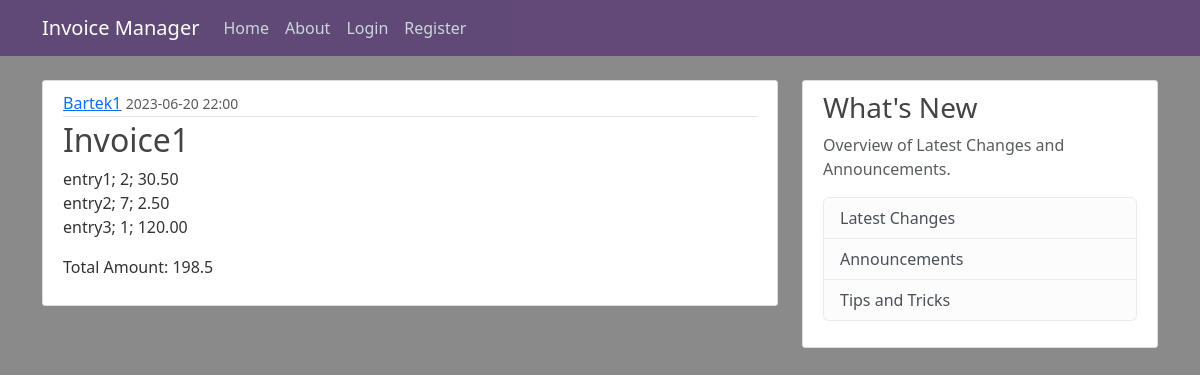
The app's page /invoice/1 with its own data.
### application/models.py (models this page shows, shortened)
class User(db.Model, UserMixin):
    id = db.Column(db.Integer, primary_key = True)
    username = db.Column(db.String(25), unique = True, nullable = False)
    email = db.Column(db.String(125), unique = True, nullable = False)
    image_file = db.Column(db.String(25), nullable = False, default = 'default.jpg')
    password = db.Column(db.String(60), nullable = False)
    invoices = db.relationship('Invoice', backref='author', lazy=True)

class Invoice(db.Model):
    id = db.Column(db.Integer, primary_key = True)
    name = db.Column(db.String(100), nullable = False)
    content = db.Column(db.Text, nullable = False)
    amount = db.Column(db.Integer, nullable = False)
    date_posted = db.Column(db.DateTime, nullable = False, default = datetime.utcnow)
    user_id = db.Column(db.Integer, db.ForeignKey('user.id'), nullable = False)
    entries = db.relationship('Entry', backref='invoice', lazy=True)

### application/routes.py (the view)
@app.route('/invoice/<int:invoice_id>')
def invoice(invoice_id):
    invoice = Invoice.query.get_or_404(invoice_id)
    return render_template('invoice.html', title=invoice.name, invoice=invoice)

### application/templates/invoice.html
{% extends "layout.html" %}
{% block content %}
    <article class="media content-section">
        <div class="media-body">
            <div class="article-metadata">
                <a class="mr-2" href="#">{{ invoice.author.username }}</a>
                <small class="text-muted">{{ invoice.date_posted.strftime('%Y-%m-%d %H:%M') }}</small>
            </div>
            <h2 class="article-title">{{ invoice.name }}</h2>
            <p class="article-content">{{ invoice.content }}</p>
            <p class="article-content">Total Amount: {{ invoice.amount }}</p>
        </div>
    </article>
{% endblock content %}

### application/static/main.css (style rules this page uses)
body { background: #8b8a8a; color: #333333; margin-top: 5rem; }
h1, h2, h3, h4, h5, h6 { color: #444444; }
.content-section { background: #ffffff; padding: 10px 20px; border: 1px solid #dddddd; border-radius: 3px; margin-bottom: 20px; }
.article-title { color: #444444; }
.article-content { white-space: pre-line; }
.article-metadata { padding-bottom: 1px; margin-bottom: 4px; border-bottom: 1px solid #e3e3e3 }

### records on screen
User: author.username "Bartek1"
Invoice: date_posted "2023-06-20 22:00", name "Invoice1", content "entry1; 2; 30.50 entry2; 7; 2.50 entry3; 1; 120.00", amount "198.5"
